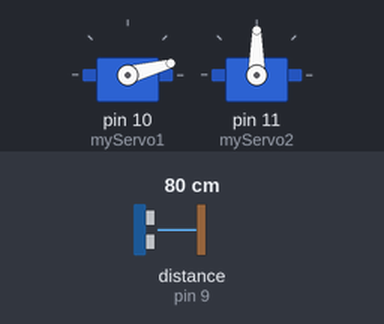
The sketch below on a simulated Arduino Uno, built with avr-gcc and run on an emulated ATmega328P. Parts: 2 × servo. Wiring (inferred from the names in the program): ultrasonic range finder: trigger pin 8; echo pin 9. Inputs (shaded band) come from the test bench; at power-on: distance to the obstacle (sensor on pin 9) 80 cm. The echo pulse lasts 58.3 µs per cm; what the sketch prints to the serial monitor is not drawn.

Above: at 0.1 s.
At 18.5 s:
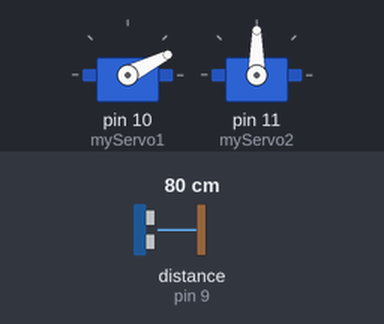
At 38.4 s:
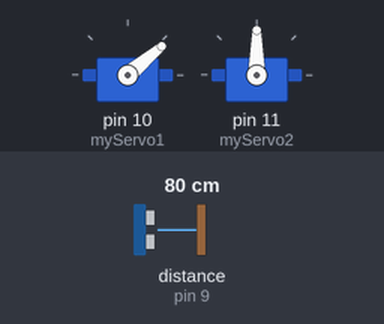
Timing chart, 0 to 40.0 s (numbered marks = the images above):
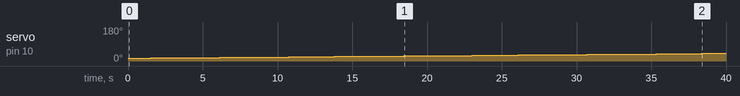

Measured:
- by itself, servo on pin 10 (myServo1): moves from 15° to 41° over 38.4 s

The sketch:

radardefense_sept21_vol_0.12.ino
```cpp
#include <Servo.h>.
const int trigPin = 8; // trigpin for ultrasonic sensor
const int echoPin = 9; // echopin for ultrasonic sensor

long duration;
int distance;
int safetyDistance;
Servo myServo1;
Servo myServo2;

void setup() {

  pinMode (trigPin, OUTPUT); // sets trigpin as output
  pinMode (echoPin, INPUT); // sets echopin as input
  myServo1.attach (10); // servo1 signal is connected to pin 12
  myServo2.attach (11); // servo2 signal is connected to pin 11

  Serial.begin (9600); // starts the serial communication
}

void loop() {
   // Sweep from left to right
   for(int i=15;i<=165;i++) {
    myServo1.write(i);
    delay(30);
    distance = calculateDistance(); // Calls a function for calculating the distance by the Ultrasonic sensor for each degree

    Serial.print(i); // Sends the current degrees into the Serial Port
    Serial.print(","); // Sends addition character right next to the previous value needed later in the Proccessing IDE for indexing
    Serial.print(distance); // Sends the distance value into the Serial Port
    Serial.print("."); // Sends addition character right next to the previous value needed later in the Proccessing IDE for indexing

    safetyDistance = distance;
    if(safetyDistance <= 20) {
      myServo2.write(90);
      delay(1500);

    }
    else{
      myServo2.write(0);
      delay(10);

    }
  }

     // Sweep back to right to left
    for(int i=15;i>=165;i--) {
     myServo1.write(i);
     delay(30);
     distance = calculateDistance(); // Calls a function for calculating the distance by the Ultrasonic sensor for each degree

     Serial.print(i); // Sends the current degree into the Serial Port
     Serial.print(","); // Sends addition character right next to the previous value needed later in the Proccessing IDE for indexing
     Serial.print(distance); // Sends the distance value into the Serial Port
     Serial.print("."); // Sends addition character right next to the previous value needed later in the Proccessing IDE for indexing

     safetyDistance = distance;
     if(safetyDistance <=20) {
      myServo2.write(90);
      delay(1500);

    }
    else{
      myServo2.write(0);
      delay(10);
    }
  }
}

  int calculateDistance() {
  // clears the trigPin
  digitalWrite(trigPin, LOW);
  delayMicroseconds(2);

  // sets the trigPin on HIGH state for 10 microseconds
  digitalWrite(trigPin, HIGH);
  delayMicroseconds(10);
  digitalWrite(trigPin, LOW);

  // reads the echoPin, returns the sound wave travel in microseconds
  duration = pulseIn(echoPin, HIGH);

  // calculating distance
  distance = duration*0.034/2;

  // prints the distance in the serial monitor
  Serial.print("Distance:  ");
  Serial.print(distance);

  }
```
